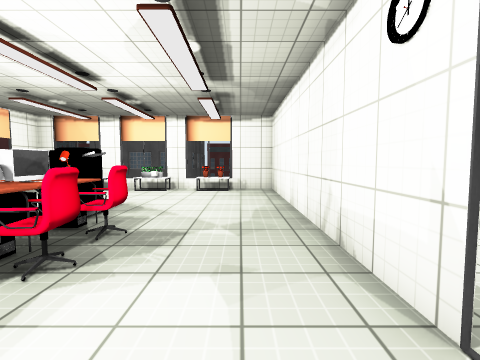
[1] (above)

22 first-person views from a walk through a Unity game level. The camera is 1.3 m above the floor, tilts 4° down and sees 85° across. The floor is counted in squares, 1 m on a side. Each view is taken from the middle of a square. On the plan, view 1 faces up. The plan holds only what a view shows up to about 13 squares ahead; the rest is blank. The place goes on beyond the plan. The player is left out. Door leaves are left out, so doorways stand open. Some surface patterns are stand-ins.

[2]
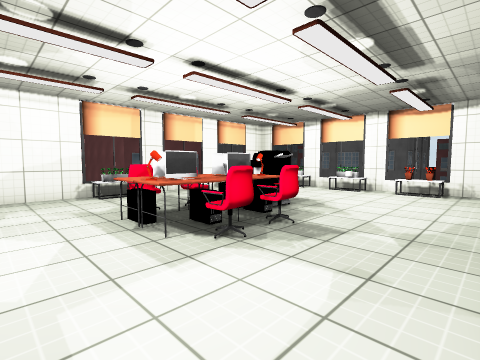

[3]
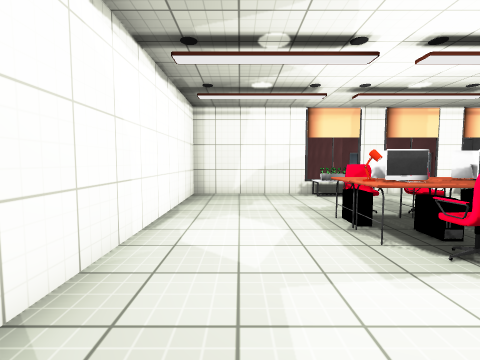

[4]
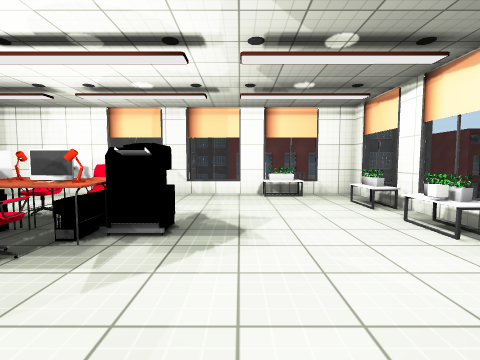

[5]
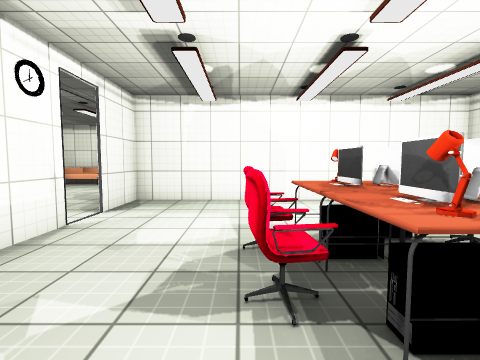

[6]
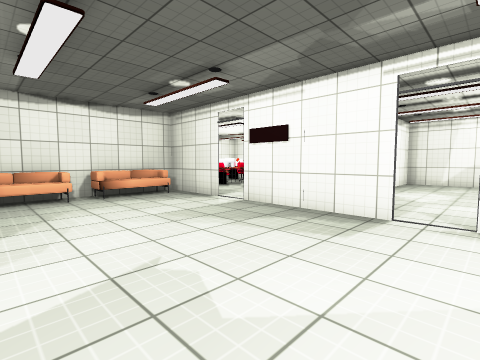

[7]
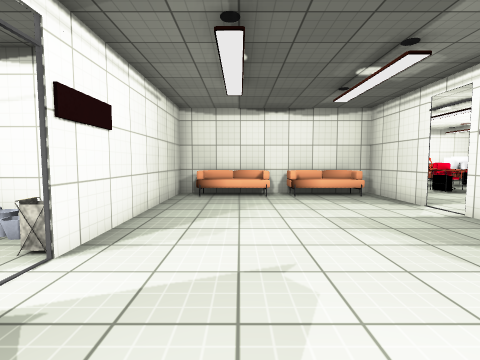

[8]
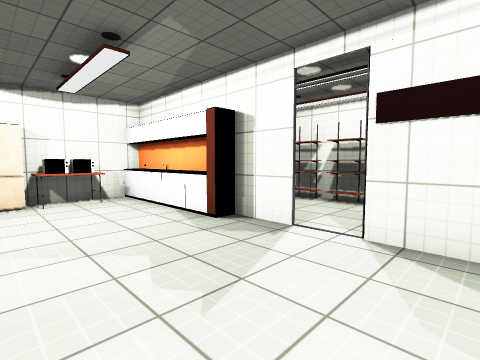

[9]
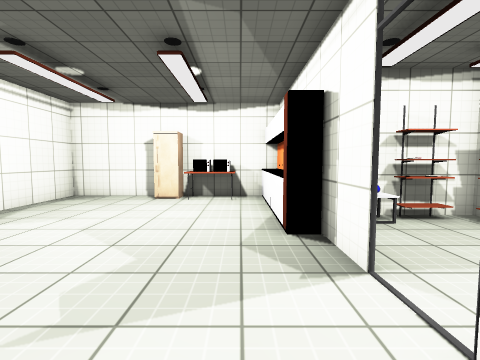

[10]
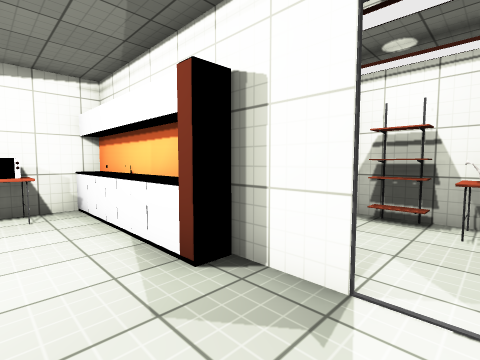

[11]
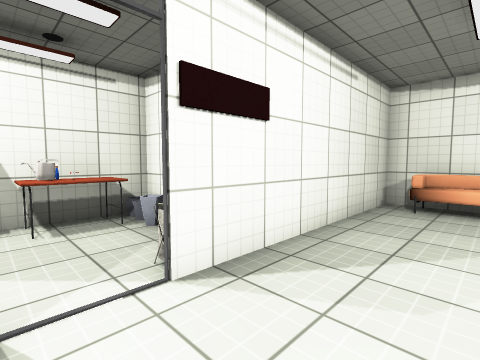

[12]
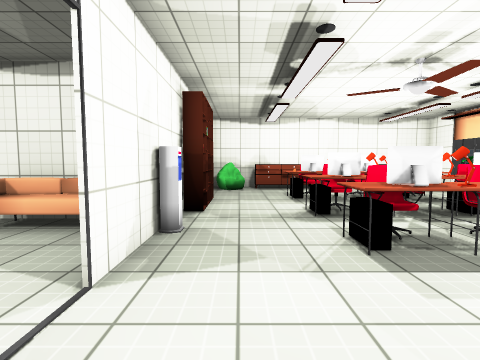

[13]
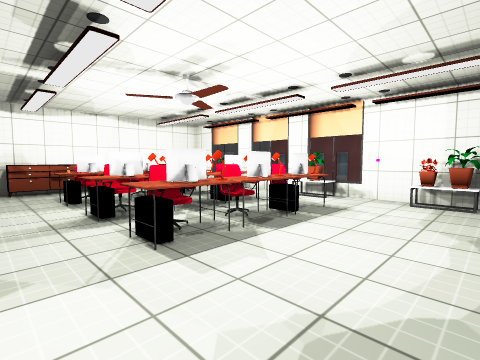

[14]
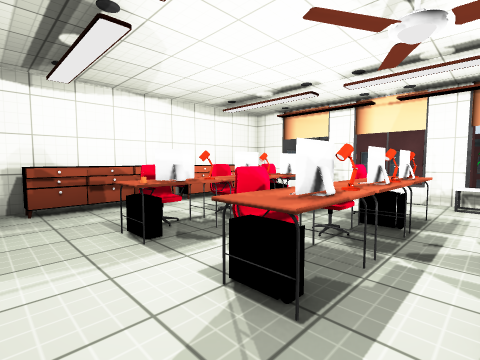

[15]
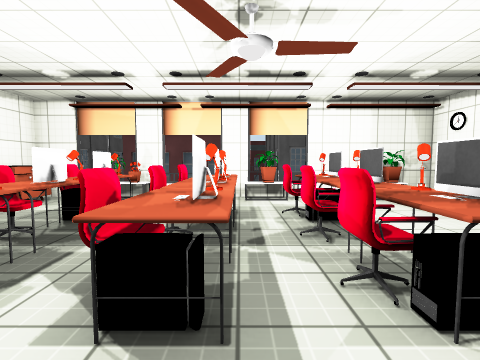

[16]
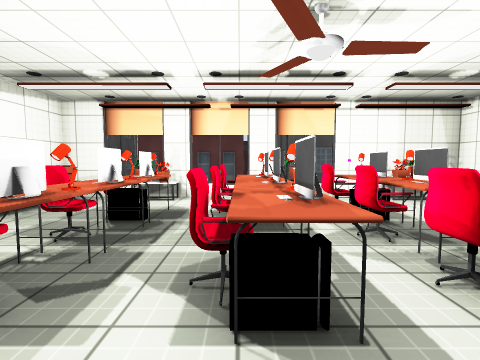

[17]
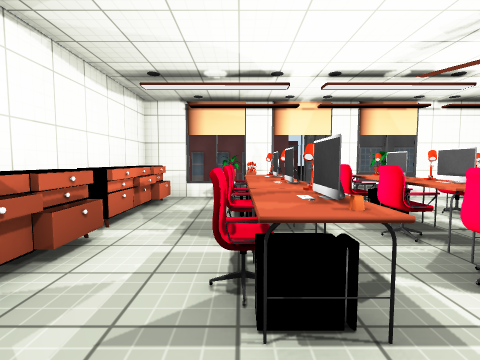

[18]
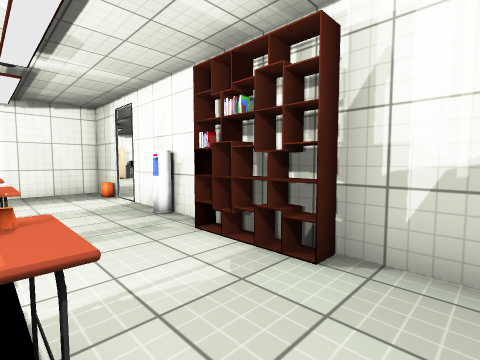

[19]
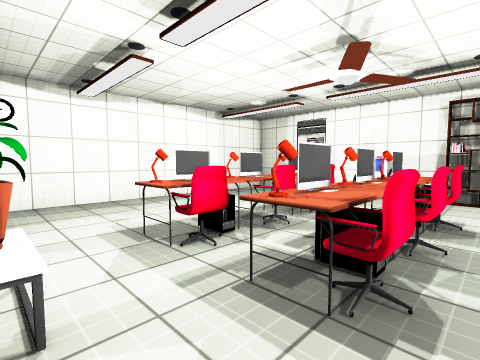

[20]
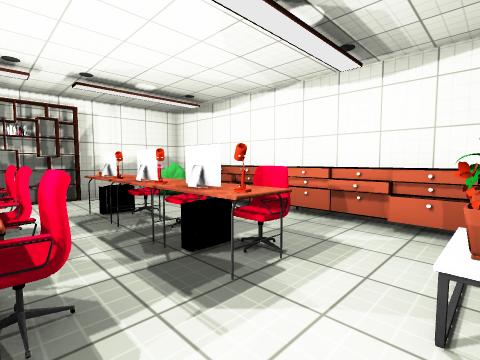

[21]
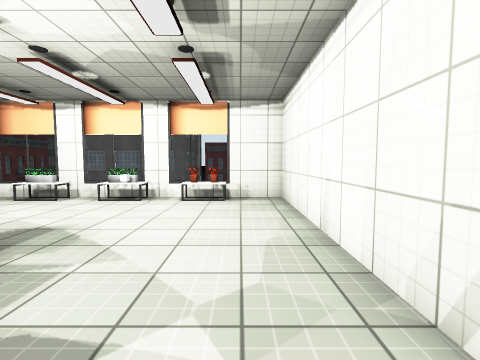

[22]
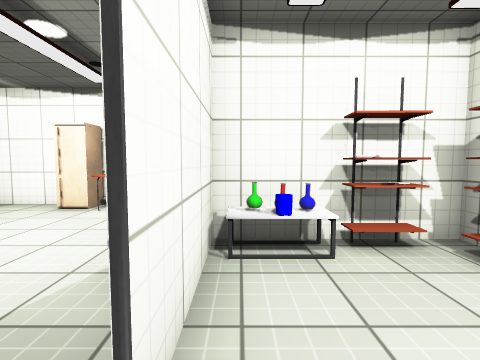

### Floor plan
Key: @ floor where view 1 was taken; # wall or solid block; x gap in a wall; . main floor; - floor 9.25 m lower than the main floor; D open door; ^ raised ledge; v drop or lower ground; T table; P plant; R printer; C computer; E desk; H chair; S sofa; F fridge; L shelf; A cabinet; O other object.
Columns run from 10 left of view 1 to 14 right of it. Each row starts with its distance up from view 1.
 13 vxvvvvvvvv##v
 12  ..PPTOTOO..#
 11 v.....P.....#
 10 vP..........#
  9 vP..........#
  8 x...........#
  7 v.....R.....########
  6 v....RRR....#..FOOO#
  5 x...HHCEH...#......#
  4 vP...HOHH...#......#
  3 vP..HOCHH...#......#TTOL#
  2 #....EOE....O......#.O.L#
  1 #...........D......#...L#
  0 #.........@.#......D...L#
 -1 #...........#......D...E#
 -2 vO###########.......#.EE#
 -3  ...........#....... #O##
 -4 vP..........#.......#
 -5 vP..........D.......#
 -6 -...........#.......#
 -7 vT.OOOOOO...#.......#
 -8 vP.OOOOOO..OSSSSSSS#
 -9 vT.OOOOOO...########
-10 v..OOOOOO..Lv
-11 v..........Lv
-12 vP.OOOOOO..Lv
-13 vP.OOOOOO...#
-14 vP..........#
-15 v#AA..AA.AO#
-16 v#AAA^AA^^O#v

Where each view was taken, in squares from view 1:
view 1: 0 up, 0 right, facing up
view 2: 0 up, 1 right, facing up-left
view 3: 0 up, 1 right, facing left
view 4: 8 up, 1 right, facing left
view 5: 7 up, 2 left, facing down
view 6: 2 up, 8 right, facing down-left
view 7: 2 up, 7 right, facing down
view 8: 3 down, 5 right, facing up-right
view 9: 3 down, 8 right, facing up
view 10: 1 down, 7 right, facing up-right
view 11: 0 up, 7 right, facing down-right
view 12: 3 down, 0 right, facing down
view 13: 3 down, 0 right, facing down-left
view 14: 8 down, 0 right, facing down-left
view 15: 9 down, 0 right, facing left
view 16: 10 down, 0 right, facing left
view 17: 13 down, 0 right, facing left
view 18: 14 down, 2 left, facing up-right
view 19: 11 down, 9 left, facing up-right
view 20: 10 down, 9 left, facing down-right
view 21: 3 up, 0 right, facing up
view 22: 1 down, 10 right, facing up
